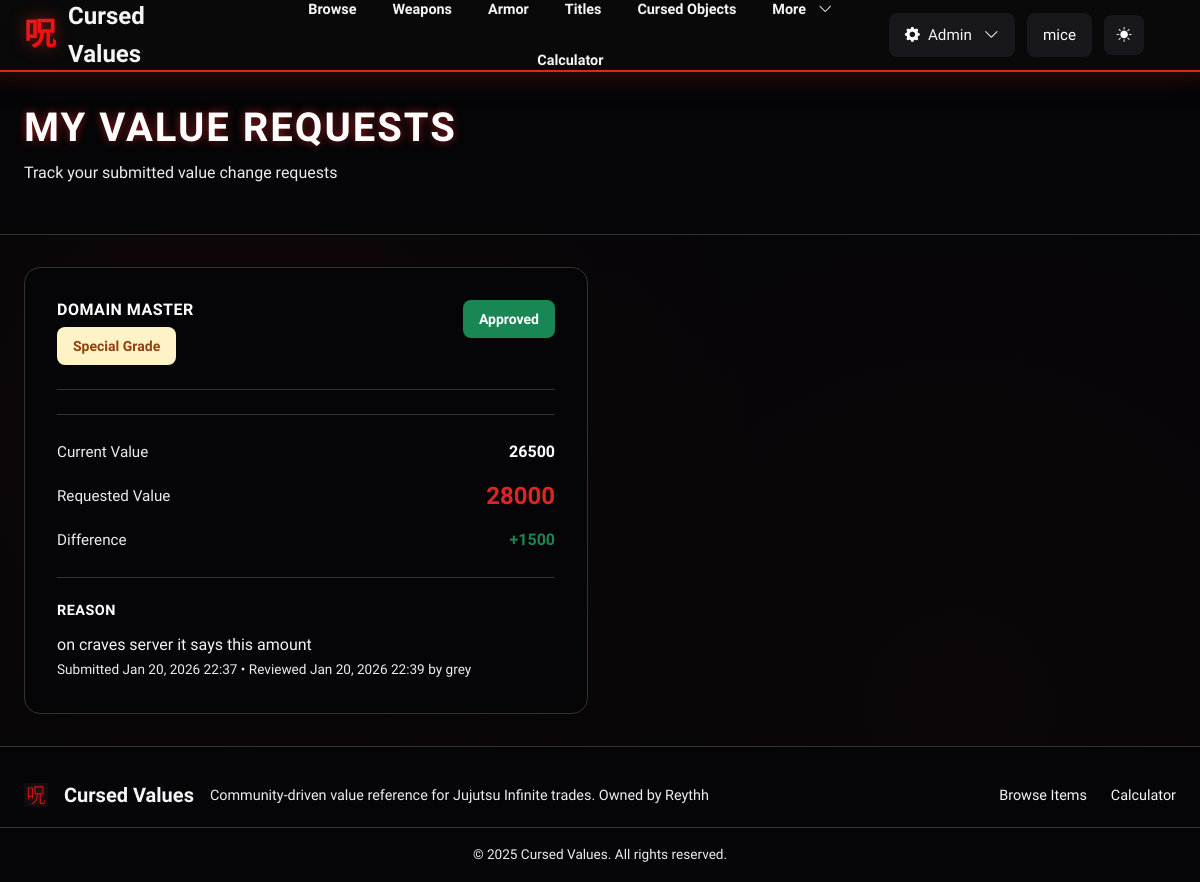
/value-requests/ (signed in), run on the app's committed database.
### values/models.py (models this page shows, shortened)
class ValueChangeRequest(models.Model):
    class Status(models.TextChoices):
        PENDING = "pending", "Pending"
        APPROVED = "approved", "Approved"
        REJECTED = "rejected", "Rejected"
    item = models.ForeignKey(Item, on_delete=models.CASCADE, related_name="value_change_requests")
    requested_by = models.ForeignKey(User, on_delete=models.CASCADE, related_name="value_change_requests")
    current_value = models.PositiveIntegerField(help_text="Current value of the item")
    requested_value = models.PositiveIntegerField(help_text="Requested new value")
    reason = models.TextField(help_text="Reason for the value change request")
    status = models.CharField(max_length=20, choices=Status.choices, default=Status.PENDING)
    reviewed_by = models.ForeignKey(
        User,
        on_delete=models.SET_NULL,
        null=True,
        blank=True,
        related_name="reviewed_value_changes",
        help_text="Superuser who reviewed this request"
    )
    review_notes = models.TextField(blank=True, help_text="Admin notes on approval/rejection")
    created_at = models.DateTimeField(auto_now_add=True)
    reviewed_at = models.DateTimeField(null=True, blank=True)
    class Meta:
        ordering = ["-created_at"]
        verbose_name = "Value Change Request"
        verbose_name_plural = "Value Change Requests"

class Item(models.Model):
    class ItemType(models.TextChoices):
        ITEM = "item", "Item"
        TITLE = "title", "Title"
        GAMEPASS = "gamepass", "Game Pass"
        EVENT = "event", "Event Item"
    class Rarity(models.TextChoices):
        UNOBTAINABLE = "unobtainable", "Unobtainable"
        SPECIAL_GRADE = "special_grade", "Special Grade"
        RARE = "rare", "Rare"
        UNCOMMON = "uncommon", "Uncommon"
        COMMON = "common", "Common"
    class Trend(models.TextChoices):
        RISING = "rising", "Rising"
        STABLE = "stable", "Stable"
        FALLING = "falling", "Falling"
    name = models.CharField(max_length=150, unique=True)
    slug = models.SlugField(unique=True)
    category = models.ForeignKey(
        Category, on_delete=models.PROTECT, related_name="items"
    )
    item_type = models.CharField(
        max_length=20, choices=ItemType.choices, default=ItemType.ITEM
    )
    rarity = models.CharField(
        max_length=20, choices=Rarity.choices, default=Rarity.COMMON
    )
    value = models.PositiveIntegerField(help_text="Trade value points")
    demand = models.PositiveSmallIntegerField(default=5, help_text="1-10 scale")
    trend = models.CharField(
        max_length=10, choices=Trend.choices, default=Trend.STABLE
    )
    is_limited = models.BooleanField(default=False)
    featured = models.BooleanField(default=False)
    obtained_from = models.CharField(
        max_length=200, blank=True, help_text="Event, raid, or source"
    )
    image_url = models.CharField(max_length=500, blank=True, help_text="Image URL or path (e.g., /media/Weapons/Item.png)")
    notes = models.TextField(blank=True)
    created_at = models.DateTimeField(auto_now_add=True)
    updated_at = models.DateTimeField(auto_now=True)
    class Meta:
        ordering = ["-featured", "-value", "name"]
    def get_absolute_url(self):
        from django.urls import reverse
        return reverse("values:item_detail", args=[self.slug])

### values/views.py (the view)
# urls.py: path("value-requests/", value_requests_list, name="value_requests"),
@login_required
@user_passes_test(is_value_reviewer)
def value_requests_list(request):
    requests = ValueChangeRequest.objects.filter(
        requested_by=request.user
    ).select_related('item', 'reviewed_by').order_by('-created_at')
    return render(request, 'values/value_requests_list.html', {
        'requests': requests,
    })

### values/templatetags/math_filters.py (called while the page is built)
@register.filter
def sub(value, arg):
    try:
        return int(value) - int(arg)
    except (ValueError, TypeError):
        return 0

### values/templatetags/user_tags.py (called while the page is built)
@register.filter
def is_value_reviewer(user):
    if not user or not user.is_authenticated:
        return False
    try:
        reviewers_group = Group.objects.get(name="Value Reviewers")
        return reviewers_group in user.groups.all()
    except Group.DoesNotExist:
        return False

### values/views.py (called while the page is built)
def is_value_reviewer(user):
    if not user.is_authenticated:
        return False
    try:
        reviewers_group = Group.objects.get(name="Value Reviewers")
        return reviewers_group in user.groups.all()
    except Group.DoesNotExist:
        return False

### templates/values/value_requests_list.html (shortened to what this page needs)
{% extends "base.html" %}
{% load static %}
{% load math_filters %}
{% block content %}
<div class="page-header-section">
    <div class="container">
        <div class="page-header-content">
            <div>
                <h1 class="page-title-large">My Value Requests</h1>
                <p class="text-muted">Track your submitted value change requests</p>
            </div>
        </div>
    </div>
</div>
<div class="page-body">
    <div class="container">
        {% if requests %}
            <div class="row g-4">
                {% for request in requests %}
                    <div class="col-md-6">
                        <div class="info-card">
                            <div class="info-header">
                                <div class="d-flex justify-content-between align-items-start">
                                    <div>
                                        <h3 class="info-section-title mb-2">
                                            <a href="{{ request.item.get_absolute_url }}" style="color: var(--text-primary); text-decoration: none;">
                                                {{ request.item.name }}
                                            </a>
                                        </h3>
                                        <div class="info-badges">
                                            <span class="info-badge rarity-{{ request.item.rarity }}">{{ request.item.get_rarity_display }}</span>
                                        </div>
                                    </div>
                                    <span class="info-badge
                                        {% if request.status == 'approved' %}bg-success
                                        {% elif request.status == 'rejected' %}bg-danger
                                        {% else %}bg-warning{% endif %}">
                                        {{ request.get_status_display }}
                                    </span>
                                </div>
                            </div>
                            <div class="info-section">
                                <div class="stat-row">
                                    <span class="stat-label">Current Value</span>
                                    <span class="stat-value">{{ request.current_value }}</span>
                                </div>
                                <div class="stat-row">
                                    <span class="stat-label">Requested Value</span>
                                    <span class="stat-value-large">{{ request.requested_value }}</span>
                                </div>
                                <div class="stat-row">
                                    <span class="stat-label">Difference</span>
                                    <span class="stat-value {% if request.requested_value > request.current_value %}text-success{% elif request.requested_value < request.current_value %}text-danger{% endif %}">
                                        {% if request.requested_value > request.current_value %}+{% endif %}{{ request.requested_value|sub:request.current_value }}
                                    </span>
                                </div>
                            </div>
                            <div class="info-section">
                                <h4 class="info-section-title" style="font-size: 0.9rem;">Reason</h4>
                                <p class="info-section-text">{{ request.reason }}</p>
                            </div>
                            <div class="info-section" style="border-top: none; padding-top: 0; margin-top: 0;">
                                <p class="info-section-text" style="font-size: 0.85rem; color: var(--text-muted);">
                                    Submitted {{ request.created_at|date:"M d, Y H:i" }}
                                    {% if request.reviewed_at %}
                                        • Reviewed {{ request.reviewed_at|date:"M d, Y H:i" }}
                                        {% if request.reviewed_by %}
                                            by {{ request.reviewed_by.username }}
                                        {% endif %}
                                    {% endif %}
                                </p>
                            </div>
                        </div>
                    </div>
                {% endfor %}
            </div>
        {% endif %}
    </div>
</div>
{% endblock %}

### templates/base.html (shortened to what this page needs)
{% load static %}
{% load user_tags %}
<!doctype html>
<html lang="en">
<head>
    <link href="https://cdn.jsdelivr.net/npm/bootstrap@5.3.3/dist/css/bootstrap.min.css" rel="stylesheet">
    <link rel="stylesheet" href="{% static 'css/styles.css' %}">
    <link rel="stylesheet" href="https://cdn.jsdelivr.net/npm/bootstrap-icons@1.11.3/font/bootstrap-icons.css">
</head>
<body class="d-flex flex-column min-vh-100 theme-dark">
<nav class="main-navbar">
    <div class="nav-container">
        <div class="nav-brand">
            <a href="{% url 'values:landing' %}" class="brand-link">
                <span class="brand-icon">呪</span>
                <span class="brand-text">Cursed Values</span>
            </a>
        </div>
        <div class="collapse navbar-collapse show" id="navMenu">
            <ul class="nav-menu">
                <li><a href="{% url 'values:item_list' %}" class="nav-link-item">Browse</a></li>
                <li><a href="{% url 'values:item_list' %}?category=weapons" class="nav-link-item">Weapons</a></li>
                <li><a href="{% url 'values:item_list' %}?category=armor" class="nav-link-item">Armor</a></li>
                <li><a href="{% url 'values:item_list' %}?category=titles" class="nav-link-item">Titles</a></li>
                <li><a href="{% url 'values:item_list' %}?category=cursed-objects" class="nav-link-item">Cursed Objects</a></li>
                <li class="nav-dropdown">
                    <a href="#" class="nav-link-item">More <i class="bi bi-chevron-down ms-1"></i></a>
                </li>
                <li><a href="{% url 'values:trade_calculator' %}" class="nav-link-item">Calculator</a></li>
            </ul>
            <div class="nav-actions">
                {% if user.is_authenticated %}
                    {% if user.is_staff or user.is_superuser or user|is_value_reviewer %}
                        <div class="admin-menu">
                            <button class="btn-nav admin-btn">
                                <i class="bi bi-gear-fill"></i>
                                <span>Admin</span>
                                <i class="bi bi-chevron-down ms-1"></i>
                            </button>
                        </div>
                    {% endif %}
                    <div class="user-menu">
                        <button class="btn-nav user-btn">
                            {{ user.username }}
                        </button>
                    </div>
                {% else %}
                    <a href="{% url 'values:login' %}" class="btn-nav">
                        Login
                    </a>
                {% endif %}
                <button id="themeToggle" class="btn-nav theme-toggle">
                    <i class="bi bi-moon-fill"></i>
                </button>
            </div>
        </div>
    </div>
</nav>
<main class="main-content flex-grow-1">
    {% block content %}{% endblock %}
</main>
<footer class="main-footer">
    <div class="footer-container">
        <div class="footer-content">
            <div class="footer-brand">
                <img src="{% static 'favicon.png' %}" alt="Icon" style="height: 24px; width: 24px; margin-right: 8px;">
                <span>Cursed Values</span>
            </div>
            <p class="footer-text">Community-driven value reference for Jujutsu Infinite trades. Owned by Reythh</p>
        </div>
        <div class="footer-links">
            <a href="{% url 'values:item_list' %}">Browse Items</a>
            <a href="{% url 'values:trade_calculator' %}">Calculator</a>
        </div>
    </div>
    <div class="footer-bottom">
        <p>&copy; 2025 Cursed Values. All rights reserved.</p>
    </div>
</footer>
</body>
</html>

### templates/values/value_requests_list.html (style rules this page uses)
.info-card { background: var(--bg-primary); border: 1px solid var(--border); border-radius: 1rem; padding: 2rem; height: 100%; }
.info-header { margin-bottom: 1.5rem; padding-bottom: 1.5rem; border-bottom: 1px solid var(--border); }
.info-badges { display: flex; gap: 0.75rem; margin-top: 0.5rem; flex-wrap: wrap; }
.info-badge { padding: 0.5rem 1rem; border-radius: 0.5rem; font-size: 0.875rem; font-weight: 600; }
.bg-success { background: var(--success); color: white; }
.info-section { margin-top: 1.5rem; padding-top: 1.5rem; border-top: 1px solid var(--border); }
.stat-row { display: flex; justify-content: space-between; align-items: center; margin-bottom: 0.75rem; }
.stat-label { color: var(--text-muted); font-weight: 500; font-size: 0.95rem; }
.stat-value { font-weight: 600; color: var(--text-primary); }
.stat-value-large { font-size: 1.5rem; font-weight: 700; color: var(--accent); }
.text-success { color: var(--success); }
.info-section-title { font-size: 1rem; font-weight: 700; color: var(--text-primary); margin-bottom: 0.75rem; text-transform: uppercase; letter-spacing: 0.5px; }
.info-section-text { color: var(--text-secondary); line-height: 1.7; margin: 0; }

### data on the page
ValueChangeRequest: item.name "DOMAIN MASTER", item.rarity "Special Grade", status "Approved", current_value "26500", requested_value "28000", requested_value|sub "1500", reason "on craves server it says this amount", created_at "Jan 20, 2026 22:37", reviewed_at "Jan 20, 2026 22:39", reviewed_by.username "grey"

### other printed values
{{ user.username }} "mice"
